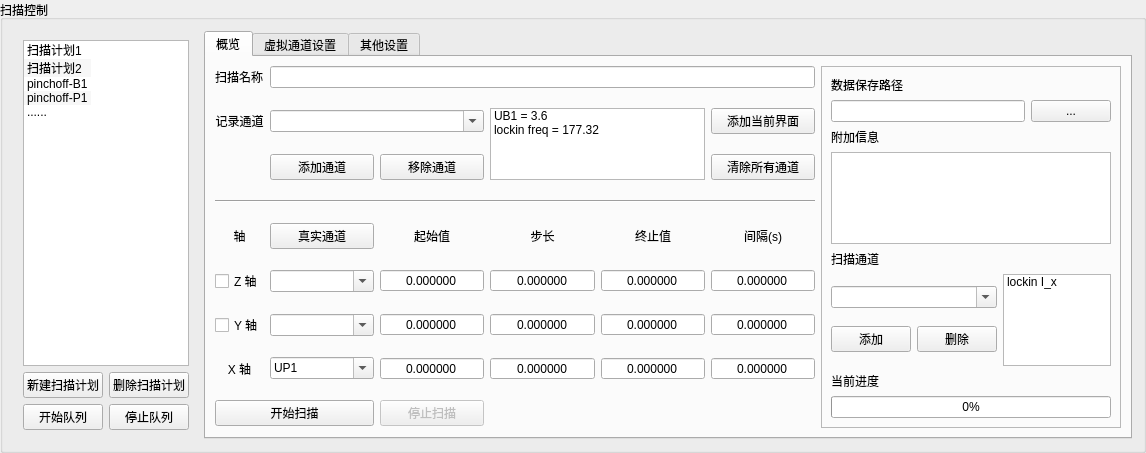
<?xml version="1.0" encoding="UTF-8"?>
<ui version="4.0">
 <class>ScanControl</class>
 <widget class="QGroupBox" name="ScanControl">
  <property name="geometry">
   <rect>
    <x>0</x>
    <y>0</y>
    <width>1146</width>
    <height>420</height>
   </rect>
  </property>
  <property name="sizePolicy">
   <sizepolicy hsizetype="Preferred" vsizetype="Expanding">
    <horstretch>0</horstretch>
    <verstretch>0</verstretch>
   </sizepolicy>
  </property>
  <property name="windowTitle">
   <string>GroupBox</string>
  </property>
  <property name="title">
   <string>扫描控制</string>
  </property>
  <layout class="QGridLayout" name="gridLayout" columnstretch="1,0">
   <property name="sizeConstraint">
    <enum>QLayout::SetDefaultConstraint</enum>
   </property>
   <item row="0" column="0">
    <widget class="QWidget" name="widget" native="true">
     <layout class="QVBoxLayout" name="verticalLayout">
      <item>
       <widget class="QListWidget" name="scan_plan_list">
        <property name="editTriggers">
         <set>QAbstractItemView::DoubleClicked</set>
        </property>
        <property name="dragEnabled">
         <bool>true</bool>
        </property>
        <property name="alternatingRowColors">
         <bool>true</bool>
        </property>
        <property name="selectionBehavior">
         <enum>QAbstractItemView::SelectRows</enum>
        </property>
        <property name="textElideMode">
         <enum>Qt::ElideRight</enum>
        </property>
        <property name="isWrapping" stdset="0">
         <bool>true</bool>
        </property>
        <property name="wordWrap">
         <bool>true</bool>
        </property>
        <item>
         <property name="text">
          <string>扫描计划1</string>
         </property>
        </item>
        <item>
         <property name="text">
          <string>扫描计划2</string>
         </property>
        </item>
        <item>
         <property name="text">
          <string>pinchoff-B1</string>
         </property>
        </item>
        <item>
         <property name="text">
          <string>pinchoff-P1</string>
         </property>
        </item>
        <item>
         <property name="text">
          <string>......</string>
         </property>
        </item>
       </widget>
      </item>
      <item>
       <layout class="QGridLayout" name="gridLayout_2">
        <item row="0" column="1">
         <widget class="QPushButton" name="delete_scan_plan_btn">
          <property name="text">
           <string>删除扫描计划</string>
          </property>
         </widget>
        </item>
        <item row="1" column="0">
         <widget class="QPushButton" name="start_scan_queue_btn">
          <property name="enabled">
           <bool>true</bool>
          </property>
          <property name="text">
           <string>开始队列</string>
          </property>
         </widget>
        </item>
        <item row="0" column="0">
         <widget class="QPushButton" name="new_scan_plan_btn">
          <property name="text">
           <string>新建扫描计划</string>
          </property>
         </widget>
        </item>
        <item row="1" column="1">
         <widget class="QPushButton" name="stop_scan_queue_btn">
          <property name="enabled">
           <bool>true</bool>
          </property>
          <property name="text">
           <string>停止队列</string>
          </property>
         </widget>
        </item>
       </layout>
      </item>
     </layout>
    </widget>
   </item>
   <item row="0" column="1">
    <widget class="QTabWidget" name="tabWidget">
     <property name="enabled">
      <bool>true</bool>
     </property>
     <property name="sizePolicy">
      <sizepolicy hsizetype="Expanding" vsizetype="Expanding">
       <horstretch>0</horstretch>
       <verstretch>0</verstretch>
      </sizepolicy>
     </property>
     <property name="currentIndex">
      <number>0</number>
     </property>
     <widget class="QWidget" name="summary_tab">
      <attribute name="title">
       <string>概览</string>
      </attribute>
      <layout class="QHBoxLayout" name="horizontalLayout" stretch="2,1">
       <item>
        <layout class="QGridLayout" name="gridLayout_3" rowstretch="0,0,0,0,0,0,0,0,0" columnstretch="1,3,3,3,3,3">
         <property name="horizontalSpacing">
          <number>6</number>
         </property>
         <property name="verticalSpacing">
          <number>20</number>
         </property>
         <item row="8" column="0" colspan="2">
          <widget class="QPushButton" name="start_scan">
           <property name="text">
            <string>开始扫描</string>
           </property>
          </widget>
         </item>
         <item row="2" column="2">
          <widget class="QPushButton" name="record_channel_del_btn">
           <property name="text">
            <string>移除通道</string>
           </property>
          </widget>
         </item>
         <item row="1" column="0">
          <widget class="QLabel" name="label_11">
           <property name="text">
            <string>记录通道</string>
           </property>
           <property name="alignment">
            <set>Qt::AlignCenter</set>
           </property>
           <property name="wordWrap">
            <bool>false</bool>
           </property>
          </widget>
         </item>
         <item row="6" column="0">
          <widget class="QCheckBox" name="should_scan_y">
           <property name="enabled">
            <bool>true</bool>
           </property>
           <property name="text">
            <string>Y 轴</string>
           </property>
          </widget>
         </item>
         <item row="4" column="3">
          <widget class="QLabel" name="label_6">
           <property name="text">
            <string>步长</string>
           </property>
           <property name="alignment">
            <set>Qt::AlignCenter</set>
           </property>
          </widget>
         </item>
         <item row="7" column="1">
          <widget class="QComboBox" name="channel_combobox_x">
           <property name="enabled">
            <bool>true</bool>
           </property>
           <property name="editable">
            <bool>true</bool>
           </property>
           <item>
            <property name="text">
             <string>UP1</string>
            </property>
           </item>
          </widget>
         </item>
         <item row="6" column="1">
          <widget class="QComboBox" name="channel_combobox_y">
           <property name="enabled">
            <bool>true</bool>
           </property>
           <property name="editable">
            <bool>true</bool>
           </property>
          </widget>
         </item>
         <item row="4" column="4">
          <widget class="QLabel" name="label_7">
           <property name="text">
            <string>终止值</string>
           </property>
           <property name="alignment">
            <set>Qt::AlignCenter</set>
           </property>
          </widget>
         </item>
         <item row="5" column="0">
          <widget class="QCheckBox" name="should_scan_z">
           <property name="enabled">
            <bool>true</bool>
           </property>
           <property name="text">
            <string>Z 轴</string>
           </property>
           <property name="checked">
            <bool>false</bool>
           </property>
          </widget>
         </item>
         <item row="7" column="0">
          <widget class="QLabel" name="label_10">
           <property name="text">
            <string>X 轴</string>
           </property>
           <property name="alignment">
            <set>Qt::AlignCenter</set>
           </property>
          </widget>
         </item>
         <item row="5" column="1">
          <widget class="QComboBox" name="channel_combobox_z">
           <property name="enabled">
            <bool>true</bool>
           </property>
           <property name="editable">
            <bool>true</bool>
           </property>
          </widget>
         </item>
         <item row="4" column="0">
          <widget class="QLabel" name="label_3">
           <property name="text">
            <string>轴</string>
           </property>
           <property name="alignment">
            <set>Qt::AlignCenter</set>
           </property>
          </widget>
         </item>
         <item row="1" column="1" colspan="2">
          <widget class="QComboBox" name="record_channel_combobox">
           <property name="enabled">
            <bool>true</bool>
           </property>
           <property name="editable">
            <bool>true</bool>
           </property>
          </widget>
         </item>
         <item row="2" column="1">
          <widget class="QPushButton" name="record_channel_add_btn">
           <property name="text">
            <string>添加通道</string>
           </property>
          </widget>
         </item>
         <item row="8" column="2">
          <widget class="QPushButton" name="stop_scan">
           <property name="enabled">
            <bool>false</bool>
           </property>
           <property name="text">
            <string>停止扫描</string>
           </property>
          </widget>
         </item>
         <item row="3" column="0" colspan="6">
          <widget class="Line" name="line">
           <property name="orientation">
            <enum>Qt::Horizontal</enum>
           </property>
          </widget>
         </item>
         <item row="4" column="5">
          <widget class="QLabel" name="label_8">
           <property name="text">
            <string>间隔(s)</string>
           </property>
           <property name="alignment">
            <set>Qt::AlignCenter</set>
           </property>
          </widget>
         </item>
         <item row="4" column="2">
          <widget class="QLabel" name="label_5">
           <property name="text">
            <string>起始值</string>
           </property>
           <property name="alignment">
            <set>Qt::AlignCenter</set>
           </property>
          </widget>
         </item>
         <item row="1" column="3" rowspan="2" colspan="2">
          <widget class="QListWidget" name="record_channel_list">
           <property name="enabled">
            <bool>true</bool>
           </property>
           <property name="editTriggers">
            <set>QAbstractItemView::NoEditTriggers</set>
           </property>
           <property name="selectionMode">
            <enum>QAbstractItemView::ExtendedSelection</enum>
           </property>
           <property name="selectionBehavior">
            <enum>QAbstractItemView::SelectRows</enum>
           </property>
           <property name="selectionRectVisible">
            <bool>true</bool>
           </property>
           <item>
            <property name="text">
             <string>UB1 = 3.6</string>
            </property>
           </item>
           <item>
            <property name="text">
             <string>lockin freq = 177.32</string>
            </property>
           </item>
          </widget>
         </item>
         <item row="1" column="5">
          <widget class="QPushButton" name="record_channel_add_current_btn">
           <property name="text">
            <string>添加当前界面</string>
           </property>
          </widget>
         </item>
         <item row="2" column="5">
          <widget class="QPushButton" name="record_channel_del_all_btn">
           <property name="text">
            <string>清除所有通道</string>
           </property>
          </widget>
         </item>
         <item row="0" column="0">
          <widget class="QLabel" name="label_12">
           <property name="text">
            <string>扫描名称</string>
           </property>
          </widget>
         </item>
         <item row="4" column="1">
          <widget class="QPushButton" name="channel_mode_switch_btn">
           <property name="enabled">
            <bool>true</bool>
           </property>
           <property name="text">
            <string>真实通道</string>
           </property>
           <property name="autoDefault">
            <bool>false</bool>
           </property>
           <property name="default">
            <bool>false</bool>
           </property>
           <property name="flat">
            <bool>false</bool>
           </property>
          </widget>
         </item>
         <item row="0" column="1" colspan="5">
          <widget class="QLineEdit" name="scan_plan_name">
           <property name="enabled">
            <bool>true</bool>
           </property>
          </widget>
         </item>
         <item row="5" column="2">
          <widget class="QDoubleSpinBox" name="start_z_spinbox">
           <property name="enabled">
            <bool>true</bool>
           </property>
           <property name="alignment">
            <set>Qt::AlignCenter</set>
           </property>
           <property name="buttonSymbols">
            <enum>QAbstractSpinBox::NoButtons</enum>
           </property>
           <property name="specialValueText">
            <string notr="true"/>
           </property>
           <property name="decimals">
            <number>6</number>
           </property>
           <property name="minimum">
            <double>-10000000000000000000.000000000000000</double>
           </property>
           <property name="maximum">
            <double>10000000000000000000.000000000000000</double>
           </property>
           <property name="singleStep">
            <double>0.010000000000000</double>
           </property>
           <property name="stepType">
            <enum>QAbstractSpinBox::AdaptiveDecimalStepType</enum>
           </property>
          </widget>
         </item>
         <item row="6" column="3">
          <widget class="QDoubleSpinBox" name="step_y_spinbox">
           <property name="enabled">
            <bool>true</bool>
           </property>
           <property name="alignment">
            <set>Qt::AlignCenter</set>
           </property>
           <property name="buttonSymbols">
            <enum>QAbstractSpinBox::NoButtons</enum>
           </property>
           <property name="specialValueText">
            <string notr="true"/>
           </property>
           <property name="decimals">
            <number>6</number>
           </property>
           <property name="minimum">
            <double>-10000000000000000000.000000000000000</double>
           </property>
           <property name="maximum">
            <double>10000000000000000000.000000000000000</double>
           </property>
           <property name="singleStep">
            <double>0.010000000000000</double>
           </property>
           <property name="stepType">
            <enum>QAbstractSpinBox::AdaptiveDecimalStepType</enum>
           </property>
          </widget>
         </item>
         <item row="6" column="2">
          <widget class="QDoubleSpinBox" name="start_y_spinbox">
           <property name="enabled">
            <bool>true</bool>
           </property>
           <property name="alignment">
            <set>Qt::AlignCenter</set>
           </property>
           <property name="buttonSymbols">
            <enum>QAbstractSpinBox::NoButtons</enum>
           </property>
           <property name="specialValueText">
            <string notr="true"/>
           </property>
           <property name="decimals">
            <number>6</number>
           </property>
           <property name="minimum">
            <double>-10000000000000000000.000000000000000</double>
           </property>
           <property name="maximum">
            <double>10000000000000000000.000000000000000</double>
           </property>
           <property name="singleStep">
            <double>0.010000000000000</double>
           </property>
           <property name="stepType">
            <enum>QAbstractSpinBox::AdaptiveDecimalStepType</enum>
           </property>
          </widget>
         </item>
         <item row="7" column="2">
          <widget class="QDoubleSpinBox" name="start_x_spinbox">
           <property name="enabled">
            <bool>true</bool>
           </property>
           <property name="alignment">
            <set>Qt::AlignCenter</set>
           </property>
           <property name="buttonSymbols">
            <enum>QAbstractSpinBox::NoButtons</enum>
           </property>
           <property name="specialValueText">
            <string notr="true"/>
           </property>
           <property name="decimals">
            <number>6</number>
           </property>
           <property name="minimum">
            <double>-10000000000000000000.000000000000000</double>
           </property>
           <property name="maximum">
            <double>10000000000000000000.000000000000000</double>
           </property>
           <property name="singleStep">
            <double>0.010000000000000</double>
           </property>
           <property name="stepType">
            <enum>QAbstractSpinBox::AdaptiveDecimalStepType</enum>
           </property>
          </widget>
         </item>
         <item row="5" column="3">
          <widget class="QDoubleSpinBox" name="step_z_spinbox">
           <property name="enabled">
            <bool>true</bool>
           </property>
           <property name="alignment">
            <set>Qt::AlignCenter</set>
           </property>
           <property name="buttonSymbols">
            <enum>QAbstractSpinBox::NoButtons</enum>
           </property>
           <property name="specialValueText">
            <string notr="true"/>
           </property>
           <property name="decimals">
            <number>6</number>
           </property>
           <property name="minimum">
            <double>-10000000000000000000.000000000000000</double>
           </property>
           <property name="maximum">
            <double>10000000000000000000.000000000000000</double>
           </property>
           <property name="singleStep">
            <double>0.010000000000000</double>
           </property>
           <property name="stepType">
            <enum>QAbstractSpinBox::AdaptiveDecimalStepType</enum>
           </property>
          </widget>
         </item>
         <item row="5" column="4">
          <widget class="QDoubleSpinBox" name="stop_z_spinbox">
           <property name="enabled">
            <bool>true</bool>
           </property>
           <property name="alignment">
            <set>Qt::AlignCenter</set>
           </property>
           <property name="buttonSymbols">
            <enum>QAbstractSpinBox::NoButtons</enum>
           </property>
           <property name="specialValueText">
            <string notr="true"/>
           </property>
           <property name="decimals">
            <number>6</number>
           </property>
           <property name="minimum">
            <double>-10000000000000000000.000000000000000</double>
           </property>
           <property name="maximum">
            <double>10000000000000000000.000000000000000</double>
           </property>
           <property name="singleStep">
            <double>0.010000000000000</double>
           </property>
           <property name="stepType">
            <enum>QAbstractSpinBox::AdaptiveDecimalStepType</enum>
           </property>
          </widget>
         </item>
         <item row="5" column="5">
          <widget class="QDoubleSpinBox" name="interval_z_spinbox">
           <property name="enabled">
            <bool>true</bool>
           </property>
           <property name="alignment">
            <set>Qt::AlignCenter</set>
           </property>
           <property name="buttonSymbols">
            <enum>QAbstractSpinBox::NoButtons</enum>
           </property>
           <property name="specialValueText">
            <string notr="true"/>
           </property>
           <property name="decimals">
            <number>6</number>
           </property>
           <property name="minimum">
            <double>-10000000000000000000.000000000000000</double>
           </property>
           <property name="maximum">
            <double>10000000000000000000.000000000000000</double>
           </property>
           <property name="singleStep">
            <double>0.010000000000000</double>
           </property>
           <property name="stepType">
            <enum>QAbstractSpinBox::AdaptiveDecimalStepType</enum>
           </property>
          </widget>
         </item>
         <item row="6" column="5">
          <widget class="QDoubleSpinBox" name="interval_y_spinbox">
           <property name="enabled">
            <bool>true</bool>
           </property>
           <property name="alignment">
            <set>Qt::AlignCenter</set>
           </property>
           <property name="buttonSymbols">
            <enum>QAbstractSpinBox::NoButtons</enum>
           </property>
           <property name="specialValueText">
            <string notr="true"/>
           </property>
           <property name="decimals">
            <number>6</number>
           </property>
           <property name="minimum">
            <double>-10000000000000000000.000000000000000</double>
           </property>
           <property name="maximum">
            <double>10000000000000000000.000000000000000</double>
           </property>
           <property name="singleStep">
            <double>0.010000000000000</double>
           </property>
           <property name="stepType">
            <enum>QAbstractSpinBox::AdaptiveDecimalStepType</enum>
           </property>
          </widget>
         </item>
         <item row="6" column="4">
          <widget class="QDoubleSpinBox" name="stop_y_spinbox">
           <property name="enabled">
            <bool>true</bool>
           </property>
           <property name="alignment">
            <set>Qt::AlignCenter</set>
           </property>
           <property name="buttonSymbols">
            <enum>QAbstractSpinBox::NoButtons</enum>
           </property>
           <property name="specialValueText">
            <string notr="true"/>
           </property>
           <property name="decimals">
            <number>6</number>
           </property>
           <property name="minimum">
            <double>-10000000000000000000.000000000000000</double>
           </property>
           <property name="maximum">
            <double>10000000000000000000.000000000000000</double>
           </property>
           <property name="singleStep">
            <double>0.010000000000000</double>
           </property>
           <property name="stepType">
            <enum>QAbstractSpinBox::AdaptiveDecimalStepType</enum>
           </property>
          </widget>
         </item>
         <item row="7" column="4">
          <widget class="QDoubleSpinBox" name="stop_x_spinbox">
           <property name="enabled">
            <bool>true</bool>
           </property>
           <property name="alignment">
            <set>Qt::AlignCenter</set>
           </property>
           <property name="buttonSymbols">
            <enum>QAbstractSpinBox::NoButtons</enum>
           </property>
           <property name="specialValueText">
            <string notr="true"/>
           </property>
           <property name="decimals">
            <number>6</number>
           </property>
           <property name="minimum">
            <double>-10000000000000000000.000000000000000</double>
           </property>
           <property name="maximum">
            <double>10000000000000000000.000000000000000</double>
           </property>
           <property name="singleStep">
            <double>0.010000000000000</double>
           </property>
           <property name="stepType">
            <enum>QAbstractSpinBox::AdaptiveDecimalStepType</enum>
           </property>
          </widget>
         </item>
         <item row="7" column="3">
          <widget class="QDoubleSpinBox" name="step_x_spinbox">
           <property name="enabled">
            <bool>true</bool>
           </property>
           <property name="alignment">
            <set>Qt::AlignCenter</set>
           </property>
           <property name="buttonSymbols">
            <enum>QAbstractSpinBox::NoButtons</enum>
           </property>
           <property name="specialValueText">
            <string notr="true"/>
           </property>
           <property name="decimals">
            <number>6</number>
           </property>
           <property name="minimum">
            <double>-10000000000000000000.000000000000000</double>
           </property>
           <property name="maximum">
            <double>10000000000000000000.000000000000000</double>
           </property>
           <property name="singleStep">
            <double>0.010000000000000</double>
           </property>
           <property name="stepType">
            <enum>QAbstractSpinBox::AdaptiveDecimalStepType</enum>
           </property>
          </widget>
         </item>
         <item row="7" column="5">
          <widget class="QDoubleSpinBox" name="interval_x_spinbox">
           <property name="enabled">
            <bool>true</bool>
           </property>
           <property name="alignment">
            <set>Qt::AlignCenter</set>
           </property>
           <property name="buttonSymbols">
            <enum>QAbstractSpinBox::NoButtons</enum>
           </property>
           <property name="specialValueText">
            <string notr="true"/>
           </property>
           <property name="decimals">
            <number>6</number>
           </property>
           <property name="minimum">
            <double>-10000000000000000000.000000000000000</double>
           </property>
           <property name="maximum">
            <double>10000000000000000000.000000000000000</double>
           </property>
           <property name="singleStep">
            <double>0.010000000000000</double>
           </property>
           <property name="stepType">
            <enum>QAbstractSpinBox::AdaptiveDecimalStepType</enum>
           </property>
          </widget>
         </item>
        </layout>
       </item>
       <item>
        <widget class="QFrame" name="frame">
         <property name="frameShape">
          <enum>QFrame::StyledPanel</enum>
         </property>
         <property name="frameShadow">
          <enum>QFrame::Raised</enum>
         </property>
         <layout class="QVBoxLayout" name="verticalLayout_3">
          <item>
           <widget class="QLabel" name="label_2">
            <property name="text">
             <string>数据保存路径</string>
            </property>
           </widget>
          </item>
          <item>
           <layout class="QHBoxLayout" name="horizontalLayout_2" stretch="10,1">
            <item>
             <widget class="QLineEdit" name="save_path">
              <property name="enabled">
               <bool>true</bool>
              </property>
             </widget>
            </item>
            <item>
             <widget class="QPushButton" name="save_folder_dialog_btn">
              <property name="sizePolicy">
               <sizepolicy hsizetype="Minimum" vsizetype="Fixed">
                <horstretch>0</horstretch>
                <verstretch>0</verstretch>
               </sizepolicy>
              </property>
              <property name="text">
               <string>...</string>
              </property>
             </widget>
            </item>
           </layout>
          </item>
          <item>
           <widget class="QLabel" name="label">
            <property name="text">
             <string>附加信息</string>
            </property>
           </widget>
          </item>
          <item>
           <widget class="QPlainTextEdit" name="extra_info_text">
            <property name="enabled">
             <bool>true</bool>
            </property>
            <property name="plainText">
             <string notr="true"/>
            </property>
           </widget>
          </item>
          <item>
           <widget class="QLabel" name="label_4">
            <property name="text">
             <string>扫描通道</string>
            </property>
           </widget>
          </item>
          <item>
           <layout class="QHBoxLayout" name="horizontalLayout_4" stretch="1,0">
            <item>
             <layout class="QGridLayout" name="gridLayout_5">
              <property name="sizeConstraint">
               <enum>QLayout::SetDefaultConstraint</enum>
              </property>
              <item row="1" column="0">
               <widget class="QPushButton" name="scan_channel_add_btn">
                <property name="text">
                 <string>添加</string>
                </property>
               </widget>
              </item>
              <item row="1" column="1">
               <widget class="QPushButton" name="scan_channel_del_btn">
                <property name="sizePolicy">
                 <sizepolicy hsizetype="Minimum" vsizetype="Fixed">
                  <horstretch>0</horstretch>
                  <verstretch>0</verstretch>
                 </sizepolicy>
                </property>
                <property name="text">
                 <string>删除</string>
                </property>
               </widget>
              </item>
              <item row="0" column="0" colspan="2">
               <widget class="QComboBox" name="scan_channel_combobox">
                <property name="enabled">
                 <bool>true</bool>
                </property>
                <property name="sizePolicy">
                 <sizepolicy hsizetype="Minimum" vsizetype="Fixed">
                  <horstretch>0</horstretch>
                  <verstretch>0</verstretch>
                 </sizepolicy>
                </property>
                <property name="editable">
                 <bool>true</bool>
                </property>
               </widget>
              </item>
             </layout>
            </item>
            <item>
             <widget class="QListWidget" name="scan_channel_list">
              <property name="enabled">
               <bool>true</bool>
              </property>
              <property name="frameShadow">
               <enum>QFrame::Sunken</enum>
              </property>
              <property name="editTriggers">
               <set>QAbstractItemView::NoEditTriggers</set>
              </property>
              <property name="selectionMode">
               <enum>QAbstractItemView::ExtendedSelection</enum>
              </property>
              <property name="selectionBehavior">
               <enum>QAbstractItemView::SelectRows</enum>
              </property>
              <property name="textElideMode">
               <enum>Qt::ElideRight</enum>
              </property>
              <property name="isWrapping" stdset="0">
               <bool>false</bool>
              </property>
              <item>
               <property name="text">
                <string>lockin I_x</string>
               </property>
              </item>
             </widget>
            </item>
           </layout>
          </item>
          <item>
           <widget class="QLabel" name="current_status">
            <property name="text">
             <string>当前进度</string>
            </property>
           </widget>
          </item>
          <item>
           <widget class="QProgressBar" name="progressbar">
            <property name="enabled">
             <bool>true</bool>
            </property>
            <property name="maximum">
             <number>1</number>
            </property>
            <property name="value">
             <number>0</number>
            </property>
            <property name="orientation">
             <enum>Qt::Horizontal</enum>
            </property>
            <property name="invertedAppearance">
             <bool>false</bool>
            </property>
            <property name="textDirection">
             <enum>QProgressBar::TopToBottom</enum>
            </property>
            <property name="format">
             <string>%p%</string>
            </property>
           </widget>
          </item>
         </layout>
        </widget>
       </item>
      </layout>
     </widget>
     <widget class="QWidget" name="multi_channel_tab">
      <attribute name="title">
       <string>虚拟通道设置</string>
      </attribute>
      <layout class="QHBoxLayout" name="horizontalLayout_3">
       <item>
        <layout class="QGridLayout" name="gridLayout_4" columnminimumwidth="2,1">
         <item row="1" column="0">
          <widget class="QPushButton" name="multi_channel_add_btn">
           <property name="text">
            <string>添加频道</string>
           </property>
          </widget>
         </item>
         <item row="1" column="1">
          <widget class="QPushButton" name="multi_channel_del_btn">
           <property name="text">
            <string>删除频道</string>
           </property>
          </widget>
         </item>
         <item row="2" column="0" colspan="2">
          <widget class="QListWidget" name="multi_channel_list"/>
         </item>
         <item row="0" column="0" colspan="2">
          <widget class="QComboBox" name="multi_channel_combobox"/>
         </item>
        </layout>
       </item>
       <item>
        <layout class="QVBoxLayout" name="verticalLayout_5">
         <item>
          <widget class="QLabel" name="label_9">
           <property name="text">
            <string>输入公式（三个轴的值分别用 x、y 和 z （或 x1, x2, x3）代替，轴不扫描时默认为 0）</string>
           </property>
          </widget>
         </item>
         <item>
          <widget class="QPlainTextEdit" name="multi_channel_formula"/>
         </item>
        </layout>
       </item>
      </layout>
     </widget>
     <widget class="QWidget" name="settings_tab">
      <attribute name="title">
       <string>其他设置</string>
      </attribute>
      <layout class="QGridLayout" name="gridLayout_6">
       <item row="0" column="0">
        <widget class="QCheckBox" name="recover_checkBox">
         <property name="text">
          <string>完成后回到起始值</string>
         </property>
        </widget>
       </item>
       <item row="0" column="1">
        <widget class="QCheckBox" name="draw_1d_checkBox">
         <property name="text">
          <string>画一维图</string>
         </property>
        </widget>
       </item>
       <item row="1" column="1">
        <widget class="QCheckBox" name="draw_2d_checkBox">
         <property name="text">
          <string>画二维图</string>
         </property>
        </widget>
       </item>
      </layout>
     </widget>
    </widget>
   </item>
  </layout>
 </widget>
 <resources/>
 <connections/>
</ui>
